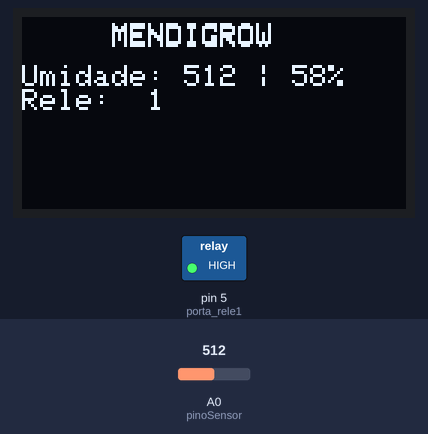
Simulated run of this sketch. Board: Arduino Uno, built with avr-gcc and run on an emulated ATmega328P. Parts: 128×64 one-colour display, switched loads named in the sketch (green lamp = pin HIGH). The inputs (shaded band) are chosen by the test bench; at power-on: A0 (pinoSensor) = 512. What the sketch prints to the serial monitor is not drawn.

Above: at 0.1 s.
At 10.1 s:
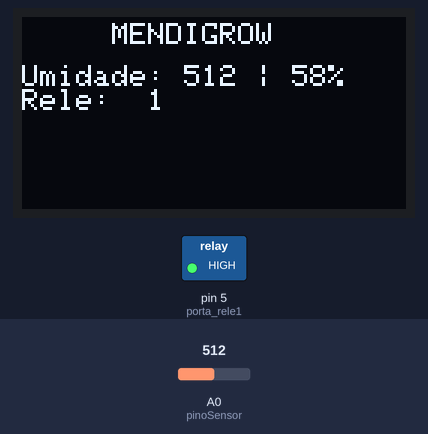

The sketch:

umidade_1.4.ino
```cpp
#include <SPI.h>
#include <Wire.h>
#include <Adafruit_GFX.h>
#include <Adafruit_SSD1306.h>

// DISPLAY

const byte SCREEN_WIDTH = 128; // OLED display width, in pixels
const byte SCREEN_HEIGHT = 64; // OLED display height, in pixels
const int OLED_RESET = -1; // Reset pin # (or -1 if sharing Arduino reset pin)
Adafruit_SSD1306 display(SCREEN_WIDTH, SCREEN_HEIGHT, &Wire, OLED_RESET);

// SENSORES

const int pinoSensor = A0; //PINO UTILIZADO PELO SENSOR
//const int pinoSensor2 = A1; //PINO UTILIZADO PELO SENSOR
//const int pinoSensor3 = A2; //PINO UTILIZADO PELO SENSOR
int valorLido; //VARIÁVEL QUE ARMAZENA O PERCENTUAL DE UMIDADE DO SOLO
//int valorLido2; //VARIÁVEL QUE ARMAZENA O PERCENTUAL DE UMIDADE DO SOLO
//int valorLido3; //VARIÁVEL QUE ARMAZENA O PERCENTUAL DE UMIDADE DO SOLO

int valor_analogico = analogRead(pinoSensor);
int analogSoloSeco = 1000; //VALOR MEDIDO COM O SOLO SECO (VOCÊ PODE FAZER TESTES E AJUSTAR ESTE VALOR)
int analogSoloMolhado = 150; //VALOR MEDIDO COM O SOLO MOLHADO (VOCÊ PODE FAZER TESTES E AJUSTAR ESTE VALOR)
int percSoloSeco = 0; //MENOR PERCENTUAL DO SOLO SECO (0% - NÃO ALTERAR)
int percSoloMolhado = 100; //MAIOR PERCENTUAL DO SOLO MOLHADO (100% - NÃO ALTERAR)

//int valor_analogico2 = analogRead(pinoSensor2);
//int analogSoloSeco2 = 1000; //VALOR MEDIDO COM O SOLO SECO (VOCÊ PODE FAZER TESTES E AJUSTAR ESTE VALOR)
//int analogSoloMolhado2 = 150; //VALOR MEDIDO COM O SOLO MOLHADO (VOCÊ PODE FAZER TESTES E AJUSTAR ESTE VALOR)
//int percSoloSeco2 = 0; //MENOR PERCENTUAL DO SOLO SECO (0% - NÃO ALTERAR)
//int percSoloMolhado2 = 100; //MAIOR PERCENTUAL DO SOLO MOLHADO (100% - NÃO ALTERAR)

//int valor_analogico3 = analogRead(pinoSensor3);
//int analogSoloSeco3 = 1000; //VALOR MEDIDO COM O SOLO SECO (VOCÊ PODE FAZER TESTES E AJUSTAR ESTE VALOR)
//int analogSoloMolhado3 = 150; //VALOR MEDIDO COM O SOLO MOLHADO (VOCÊ PODE FAZER TESTES E AJUSTAR ESTE VALOR)
//int percSoloSeco3 = 0; //MENOR PERCENTUAL DO SOLO SECO (0% - NÃO ALTERAR)
//int percSoloMolhado3 = 100; //MAIOR PERCENTUAL DO SOLO MOLHADO (100% - NÃO ALTERAR)

// RELÉ

int porta_rele1 = 5;
// int porta_rele2 = 6;
// int porta_rele3 = 7;
// int porta_rele4 = 8;

//Armazena o estado do rele - 0 (LOW) ou 1 (HIGH)
int estadorele1 = 1;
//int estadorele2 = 1;
//int estadorele3 = 1;
//int estadorele4 = 1;

//Armazena o valor lido dos botoes
int leitura1 = 0;
//int leitura2 = 0;
//int leitura3 = 0;
//int leitura4 = 0;

void setup() {

//SERIAL

 Serial.begin(9600);
 Serial.println("Lendo a umidade..."); //IMPRIME O TEXTO NO MONITOR SERIAL

//DISPLAY

display.begin(SSD1306_SWITCHCAPVCC, 0x3C);  // initialize with the I2C addr 0x3C
display.clearDisplay(); // Clear the buffer.
display.setTextSize(1);
display.setTextColor(WHITE);
display.setCursor(0,3);
display.println("     MENDIGROW");

//RELÉ

  pinMode(porta_rele1, OUTPUT);
//  pinMode(porta_rele2, OUTPUT);
//  pinMode(porta_rele3, OUTPUT);
//  pinMode(porta_rele4, OUTPUT);

//Estado inicial dos reles - desligados
  digitalWrite(porta_rele1, HIGH);
//  digitalWrite(porta_rele2, HIGH);
}


void loop(){

// SENSOR

valorLido = constrain(analogRead(pinoSensor),analogSoloMolhado,analogSoloSeco); //MANTÉM valorLido DENTRO DO INTERVALO (ENTRE analogSoloMolhado E analogSoloSeco)
valorLido = map(valorLido,analogSoloMolhado,analogSoloSeco,percSoloMolhado,percSoloSeco); //EXECUTA A FUNÇÃO "map" DE ACORDO COM OS PARÂMETROS PASSADOS

//valorLido2 = constrain(analogRead(pinoSensor2),analogSoloMolhado2,analogSoloSeco2); //MANTÉM valorLido DENTRO DO INTERVALO (ENTRE analogSoloMolhado E analogSoloSeco)
//valorLido2 = map(valorLido2,analogSoloMolhado2,analogSoloSeco2,percSoloMolhado2,percSoloSeco2); //EXECUTA A FUNÇÃO "map" DE ACORDO COM OS PARÂMETROS PASSADOS

//valorLido3 = constrain(analogRead(pinoSensor3),analogSoloMolhado3,analogSoloSeco3); //MANTÉM valorLido DENTRO DO INTERVALO (ENTRE analogSoloMolhado E analogSoloSeco)
//valorLido3 = map(valorLido3,analogSoloMolhado3,analogSoloSeco3,percSoloMolhado3,percSoloSeco3); //EXECUTA A FUNÇÃO "map" DE ACORDO COM OS PARÂMETROS PASSADOS

// RELE

 if((valor_analogico >= 800) && (estadorele1 == 1)){
        digitalWrite(porta_rele1, LOW);
        estadorele1 = 0;
 }else{

 if((valor_analogico <= 300) && (estadorele1 == 0)){

        digitalWrite(porta_rele1, HIGH);
        estadorele1 = 1;
        }
 }

// DISPLAY

display.setTextSize(1);
display.setTextColor(WHITE);
display.setCursor(0,2);
display.println("     MENDIGROW");
display.setTextSize(1);
display.setTextColor(WHITE);
display.setCursor(0,16);
display.print("Umidade: ");
display.print(analogRead(A0));
display.print(" | ");
display.print(valorLido);
display.println("%");
display.print("Rele:  ");
//display.print(analogRead(A1));
display.print(estadorele1);
//display.print(valorLido2);
//display.println("%");
//display.print("Guerrera:  ");
//display.print(analogRead(A2));
//display.print(" | ");
//display.print(valorLido3);
//display.println("%");
display.display();

//SERIAL

Serial.print("Sensor 1: ");
Serial.print(analogRead(A0));
Serial.print("  ");
Serial.print("Umidade 1: ");
Serial.print(valorLido);
Serial.print("%");
Serial.print("  relé: ");
Serial.println(estadorele1);
//Serial.print("Sensor 2: ");
//Serial.print(analogRead(A1));
//Serial.print(" ");
//Serial.print("Umidade 2: ");
//Serial.print(valorLido2);
//Serial.println("%");
//Serial.print("  ");
//Serial.print("Sensor 3: ");
//Serial.print(analogRead(A2));
//Serial.print(" ");
//Serial.print("Umidade 3: ");
//Serial.print(valorLido3);

delay(10000);
display.clearDisplay(); // Clear the buffer.


 }
```
